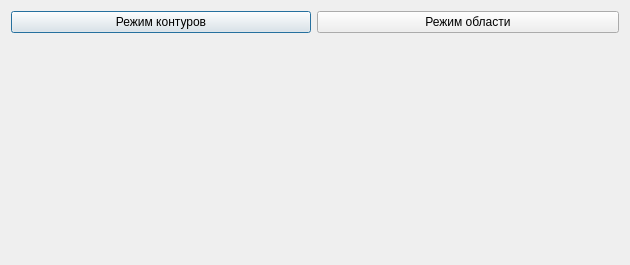
<?xml version="1.0" encoding="UTF-8"?>
<ui version="4.0">
 <class>SpecifyModeDialog</class>
 <widget class="QDialog" name="SpecifyModeDialog">
  <property name="geometry">
   <rect>
    <x>0</x>
    <y>0</y>
    <width>630</width>
    <height>265</height>
   </rect>
  </property>
  <property name="sizePolicy">
   <sizepolicy hsizetype="Fixed" vsizetype="Fixed">
    <horstretch>0</horstretch>
    <verstretch>0</verstretch>
   </sizepolicy>
  </property>
  <property name="minimumSize">
   <size>
    <width>630</width>
    <height>265</height>
   </size>
  </property>
  <property name="maximumSize">
   <size>
    <width>630</width>
    <height>265</height>
   </size>
  </property>
  <property name="baseSize">
   <size>
    <width>300</width>
    <height>300</height>
   </size>
  </property>
  <property name="focusPolicy">
   <enum>Qt::NoFocus</enum>
  </property>
  <property name="windowTitle">
   <string>Выбор режима</string>
  </property>
  <property name="layoutDirection">
   <enum>Qt::LeftToRight</enum>
  </property>
  <property name="autoFillBackground">
   <bool>true</bool>
  </property>
  <layout class="QFormLayout" name="formLayout">
   <property name="formAlignment">
    <set>Qt::AlignHCenter|Qt::AlignTop</set>
   </property>
   <item row="0" column="0">
    <widget class="QPushButton" name="contourModeButton">
     <property name="sizePolicy">
      <sizepolicy hsizetype="Preferred" vsizetype="Fixed">
       <horstretch>0</horstretch>
       <verstretch>0</verstretch>
      </sizepolicy>
     </property>
     <property name="minimumSize">
      <size>
       <width>300</width>
       <height>0</height>
      </size>
     </property>
     <property name="text">
      <string>Режим контуров</string>
     </property>
    </widget>
   </item>
   <item row="0" column="1">
    <widget class="QPushButton" name="areaModeButton">
     <property name="text">
      <string>Режим области</string>
     </property>
    </widget>
   </item>
   <item row="2" column="0">
    <widget class="QLabel" name="contourPic">
     <property name="sizePolicy">
      <sizepolicy hsizetype="Preferred" vsizetype="Fixed">
       <horstretch>0</horstretch>
       <verstretch>0</verstretch>
      </sizepolicy>
     </property>
     <property name="maximumSize">
      <size>
       <width>300</width>
       <height>200</height>
      </size>
     </property>
     <property name="text">
      <string/>
     </property>
     <property name="pixmap">
      <pixmap>imgs/contour.jpeg</pixmap>
     </property>
     <property name="scaledContents">
      <bool>true</bool>
     </property>
    </widget>
   </item>
   <item row="2" column="1">
    <widget class="QLabel" name="areaPic">
     <property name="maximumSize">
      <size>
       <width>300</width>
       <height>200</height>
      </size>
     </property>
     <property name="text">
      <string/>
     </property>
     <property name="pixmap">
      <pixmap>imgs/area.jpg</pixmap>
     </property>
     <property name="scaledContents">
      <bool>true</bool>
     </property>
    </widget>
   </item>
  </layout>
 </widget>
 <resources/>
 <connections/>
</ui>
